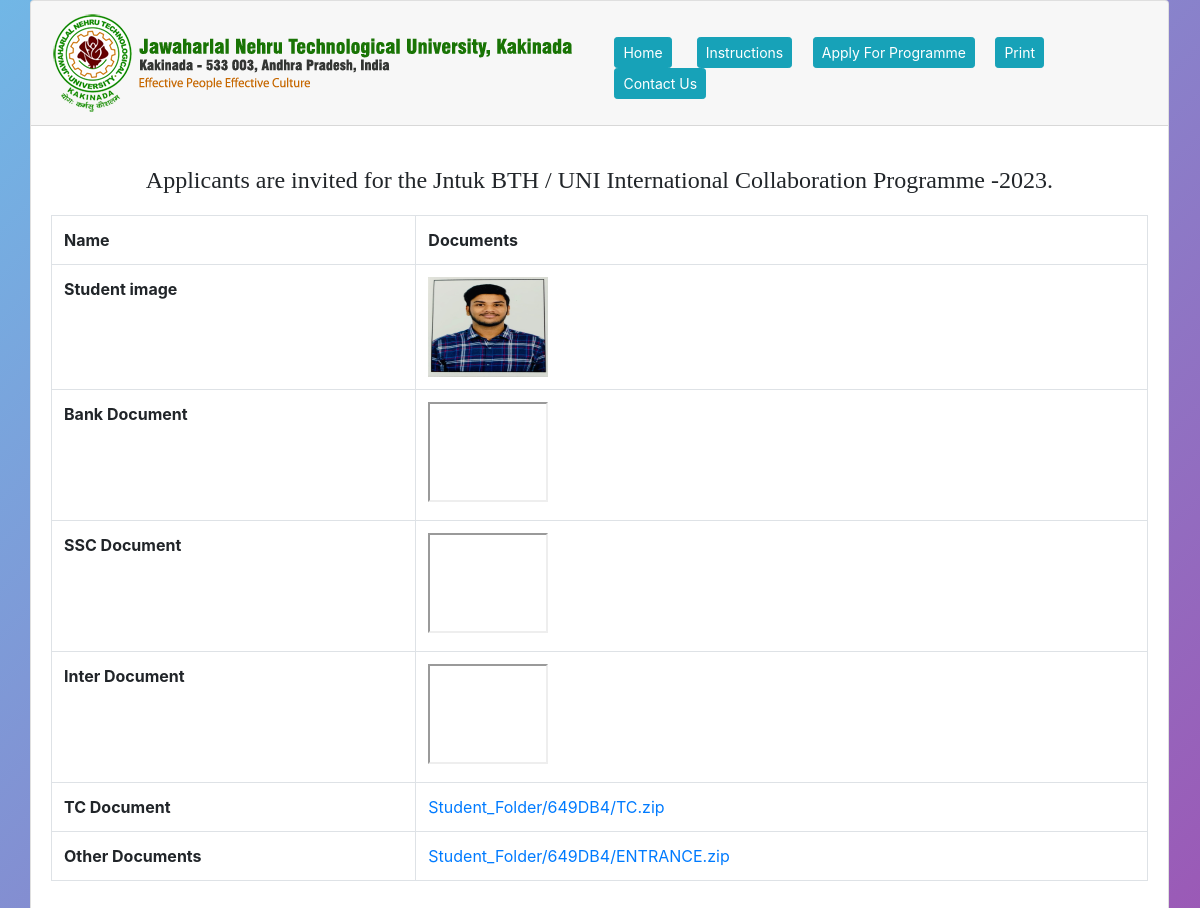
The app's page /upload_documents.php?rand=649DB4 with its own data.
### tables this page shows
CREATE TABLE `student_info` (
  `id` bigint(20) UNSIGNED NOT NULL,
  `std_name` varchar(150) NOT NULL,
  `f_name` varchar(150) NOT NULL,
  `dob` varchar(20) NOT NULL,
  `gender` varchar(20) NOT NULL,
  `nationality` varchar(50) NOT NULL,
  `mob_number` varchar(10) NOT NULL,
  `alt_number` varchar(10) NOT NULL,
  `email` varchar(70) NOT NULL,
  `address` varchar(225) NOT NULL,
  `pass_details` varchar(225) NOT NULL,
  `pass_number` varchar(50) NOT NULL,
  `date_issue` varchar(100) NOT NULL,
  `local_details` text NOT NULL,
  `EM_Studied` varchar(50) NOT NULL,
  `eng_subject` varchar(50) NOT NULL,
  `image` varchar(250) NOT NULL,
  `bank_document` varchar(255) NOT NULL,
  `ssc_document` varchar(255) NOT NULL,
  `inter_document` varchar(255) NOT NULL,
  `TC_document` varchar(255) NOT NULL,
  `other_document` varchar(255) NOT NULL,
  `bank_name` varchar(100) NOT NULL,
  `reference_collect` varchar(50) NOT NULL,
  `date_payment` varchar(20) NOT NULL,
  `amount` varchar(10) NOT NULL,
  `randomId` varchar(15) NOT NULL,
  `declaration` varchar(10) NOT NULL,
  `updated_at` timestamp NOT NULL DEFAULT current_timestamp() ON UPDATE current_timestamp(),
  `created_at` timestamp NOT NULL DEFAULT current_timestamp()
);

### crudop/dbconfig.php (called while the page is built, shortened)
<?php
class DbConfig
{
    private $_host = 'localhost';
    private $_username = 'root';
    private $_password = '';
    private $_database = 'admissions';
    public $connection;
    public function __construct()
    {
        if (!isset($this->connection))
        {
$this->connection =
 new mysqli($this->_host, $this->_username, $this->_password, $this->_database);
        }
       return $this->connection;
    }
}
?>

### crudop/crud.php (called while the page is built, shortened)
<?php
include_once 'dbconfig.php';
class Crud extends DbConfig
{
    public function getData($query)
    {
        $result = $this->connection->query($query);
        $rows = array();
        while ($row = $result->fetch_assoc())
        {
            $rows[] = $row;
        }
        return $rows;
    }
}
?>

### upload_documents.php (the view, shortened to what this page needs)
<!DOCTYPE html>
<html lang="en">
<?php include("include/header.php");
include_once("crudop/crud.php");
$crud = new Crud();
$table1='student_info';
$rand=$_GET['rand'];
$qryStd1 = "SELECT  image,bank_document,ssc_document,inter_document,TC_document,other_document FROM " . $table1 . " where randomId='".$rand."'";
$resStd1 = $crud->getData($qryStd1);
?>
<body>
  <div class="container">
    <div class="row">
        <div class="card">
          <?php include("include/navbar.php"); ?>
          <div class="card-body">
              <h4 style="text-align:center; font-family: auto;margin-top:20px;margin-bottom:20px;">Applicants are invited for the Jntuk BTH / UNI International Collaboration Programme -2023.</h4>
            <form action="print_formCopy1.php" method="post" name="addform" id="addform" enctype="multipart/form-data"  autocomplete="off">
            <div class="row">
              <div class="col-md-12">
               <table class="table table-bordered">
                 <tr>
                   <th>Name</th>
                   <th>Documents</th>
                 </tr>
                 <?php $i=1; $j=0;
                 foreach ($resStd1 as $key => $value) {?>
                    <tr>
                    <th>Student image</th>
                       <td>
                         <a href="<?php echo $value['image']; ?>" download>
                        <img src="<?php echo $value['image'] ?>" width="120" height="100"> </a>
                       </td>
                     </tr>
                     <tr>
                      <th>Bank Document</th>
                       <td>
                         <a href="<?php echo $value['bank_document']; ?>" download>
                        <iframe src="<?php echo $value['bank_document'] ?>" width="120" height="100">Bank Document</iframe>
                         </a>
                       </td>
                     </tr>
                     <tr>
                     <th>SSC Document</th>
                       <td>
                         <a href="<?php echo $value['ssc_document']; ?>" download>
                        <iframe src="<?php echo $value['ssc_document'] ?>" width="120" height="100">SSC Document</iframe>
                         </a>
                       </td>
                     </tr>
                     <tr>
                     <th>Inter Document</th>
                        <td>
                         <a href="<?php echo $value['inter_document']; ?>" download>
                        <iframe src="<?php echo $value['inter_document'] ?>" width="120" height="100">Inter Documents</iframe>
                         </a>
                       </td>
                     </tr>
                     <tr>
                      <th>TC Document</th>
                         <td>
                         <a href="<?php echo $value['TC_document']; ?>" download><?php echo $value['TC_document']; ?>
                         </a>
                       </td>
                     </tr>
                     <tr>
                      <th>Other Documents</th>
                        <td>
                         <a href="<?php echo $value['other_document']; ?>" download><?php echo $value['other_document']; ?>
                         </a>
                       </td>
                     </tr>
                <?php $i++;} ?>
               </table>
             </div>
            </div>
          </form>
          </div>
        </div>
    </div>
  </div>
</body>
</html>
<link rel="stylesheet" href="//code.jquery.com/ui/1.12.1/themes/base/jquery-ui.css">

### include/header.php (style rules this page uses)
body { background: linear-gradient(135deg, #71b7e6, #9b59b6); }

### records on screen
student_info: image (picture), TC_document "Student_Folder/649DB4/TC.zip", other_document "Student_Folder/649DB4/ENTRANCE.zip"
